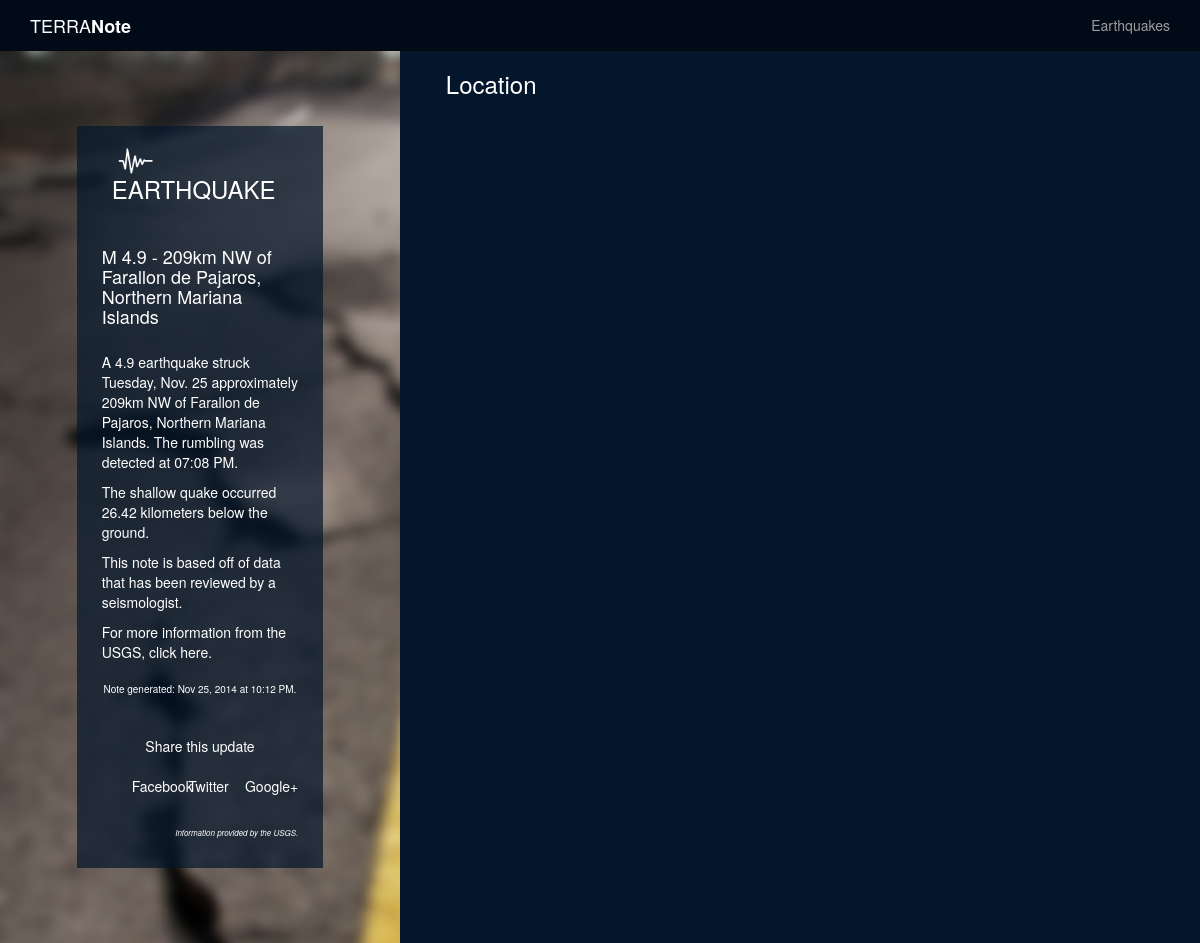
The app's page /note_example, older data.
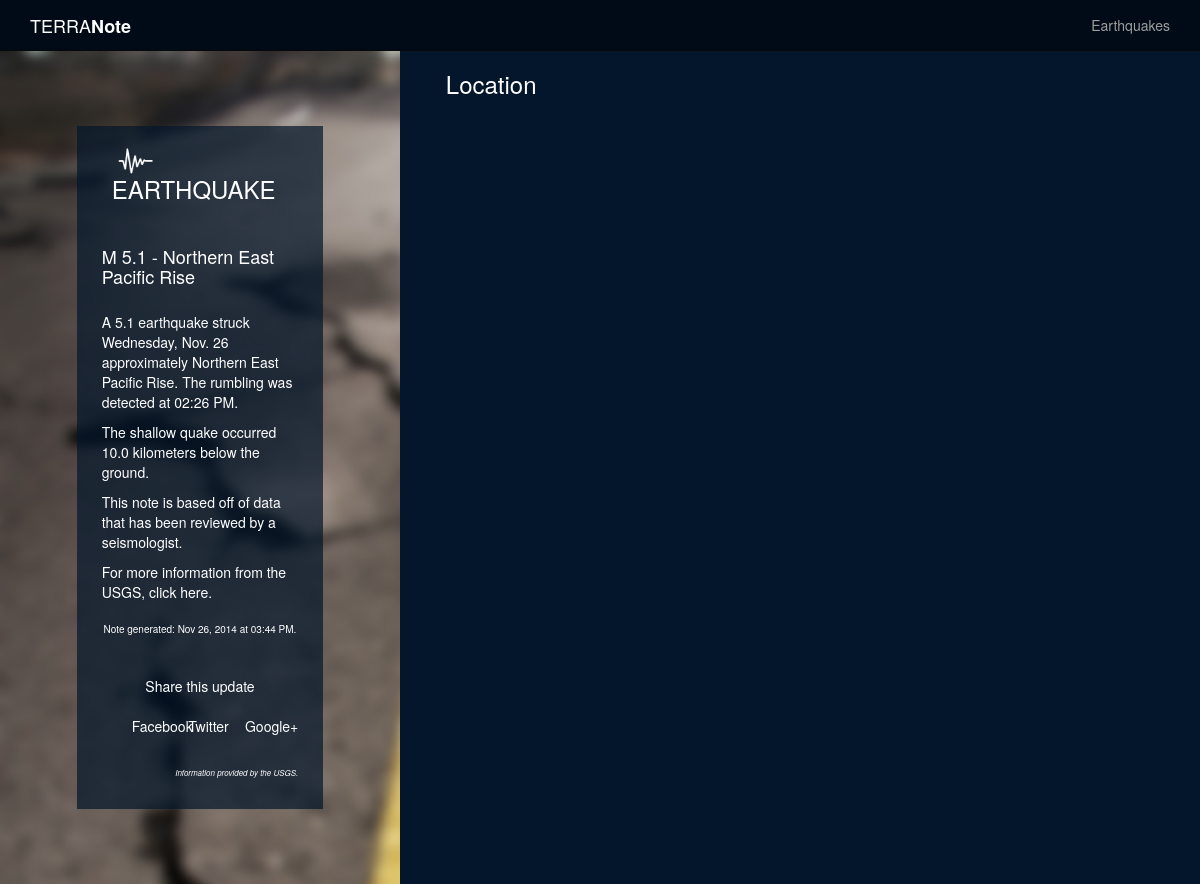
The same page, newer data.
### model.py (models this page shows)
class Quake(Base):
    __tablename__ = "quakes"
    quake_id = Column(String(50), primary_key = True)
    quake_title = Column(String, nullable = False)
    quake_type = Column(String(25), nullable = False)
    magnitude = Column(Float, nullable = False)
    place = Column(String, nullable = False)
    latitude = Column(Float, nullable = False)
    longitude = Column(Float, nullable = False)
    depth = Column(Float, nullable = False)
    quake_datetime = Column(DateTime, nullable = False)
    url = Column(String, nullable = False)
    seismictype = Column(String, nullable = False)
    status = Column(String, nullable = False)
    felt = Column(Integer, nullable = True)
    tsunami = Column(Integer, nullable = True)
    recordtime = Column(DateTime, nullable = False)

### note.py (the view)
@app.route("/note_example")
def note():
	quake = db_session.query(Quake).order_by(Quake.quake_datetime.desc()).first()
	return render_template("quake.html", quake=quake)

### templates/quake.html (shortened to what this page needs)
{% extends 'base.html' %}
{% block body %}
<div class="notepage">
	<div class="col-sm-4" id="quake-background">
		<div class="col-sm-2"></div>
			<div class="col-sm-8"  id="note-background">
				<div class="note">
					{% if quake.seismictype == 'earthquake' %}
						<div class="row">
							<div class="header">
								<img class="icon" src="/static/images/quake-icon.png"/>
								<h3 class="type">EARTHQUAKE</h3>
							</div>
						</div>
						<div class="headline">
							<h4>{{ quake.quake_title }}</h4>
						</div>
						<div class="summary">
							<p>A {{ quake.magnitude }} earthquake struck {{ quake.quake_datetime.strftime('%A') }}, {{ quake.quake_datetime.strftime('%b. %d') }} approximately {{ quake.place }}. The rumbling was detected at {{ quake.quake_datetime.strftime('%I:%M %p') }}.
								{% if quake.depth <= 70 %}
									<p>The shallow quake occurred {{ quake.depth }} kilometers below the ground.</p>
									{% elif quake.depth > 300 %}
									<p>The deep quake occurred {{ quake.depth }} kilometers below the earth's surface.</p>
									{% else %}
									<p>The quake happened {{ quake.depth }} kilometers below the ground.</p>
								{% endif %}
							<div class="review_status">
								{% if quake.status == 'automatic' %}
								<p>This note is based off of computer-generated data and has not yet been reviewed by a seismologist.</p>
								{% else %}
								<p>This note is based off of data that has been reviewed by a seismologist.</p>
								{% endif %}
								<p>For more information from the USGS, click <a href="{{ quake.url }}">here.</a></p>
							</div>
						</div>
						{% endif %}
					<div class="post-time">
						Note generated: {{ quake.recordtime.strftime('%b %d, %Y at %I:%M %p') }}.
					</div>
					<div class="share">
						<div class="row" id="share">
						Share this update
						</div>
						<div class="row">
							<div class="col-sm-1"></div>
							<div class="col-sm-3">Facebook</div>
							<div class="col-sm-3">Twitter</div>
							<div class="col-sm-3">Google+</div>
							<div class="col-sm-2"></div>
						</div>
					</div>
					<div class="attribution">
						<em>Information provided by the USGS.</em>
					</div>
				</div>
			</div>
		<div class="col-sm-2"></div>
	</div>
	<div class="col-sm-4">
		<div class="col-sm-1"></div>
			<div class="col-sm-10">
				<div class="row">
					<h3>Location</h3>
				</div>
				<div class="row">
					<div id="map_canvas"></div>
				</div>
			</div>
		<div class="col-sm-1"></div>
	</div>
	<div class="col-sm-4">
		<div class="col-sm-2"></div>
			<div class="col-sm-8">
		<div class="col-sm-2"></div>
	</div>
</div>
{% endblock %}

### templates/base.html (shortened to what this page needs)
<html>
    <head>
        <link href="/static/bootstrap/css/bootstrap.min.css" rel="stylesheet">
        <link href="/static/note.css" rel="stylesheet">
        <div class="navbar navbar-inverse navbar-static-top">
            <div class="container">
                <div class="navbar-header">
                    <img src=""><a class="navbar-brand" href="/">TERRA<strong>Note</strong></a>
                </div>
                <div class="navbar-collapse collapse">
                    <ul class="nav navbar-nav navbar-right">
                            <li> <a href="/quakes">Earthquakes</a></li>
                    </ul>
                </div>
            </div>
        </div>
    </head>
    <body>
        {% block body %}
        {% endblock %}
    </body>
</html>

### static/note.css (style rules this page uses)
body { background-color: #04162b; color: #FFFFFF }
.navbar { margin-bottom: 0px; }
.navbar-inverse { background-color: #000b17; }
.navbar-inverse .navbar-brand { color: #FFFFFF; }
.note { padding-left: 10px; padding-right: 10px; padding-bottom: 20px; color: #FFFFFF; }
.header { margin-bottom: 25px; }
img.icon { height: 30px; padding-right: 30px; padding-left: 30px; float: left; }
.type { margin-left: 25px; padding-top: 5px; }
.headline { margin-top: 20px; margin-bottom: 25px; }
.post-time { text-align: center; padding-top: 10px; padding-bottom: 10px; font-size: 10px; }
.share { padding-top: 10px; padding-bottom: 10px; text-align: center; }
.attribution { text-align: right; padding-top: 20px; padding-bottom: 10px; font-size: 8px; }
#map_canvas { height: 400px; width: 100%; }
#quake-background { background-image: url("/static/images/quake-blur-sfw.jpg"); }
#note-background { margin-top: 75px; margin-bottom: 75px; background: rgba(4, 22, 43, 0.7); }
#share { padding-top: 20px; padding-bottom: 20px; text-align: center; }
a { color:inherit; text-decoration: none; }

Row changes from the older to the newer data that the page shows:
no longer on this page (row edited): Quake: quake_title "M 4.9 - 209km NW of Farallon de Pajaros, Northern Mariana Islands", magnitude "4.9", quake_datetime "Tuesday", quake_datetime "Nov. 25", place "209km NW of Farallon de Pajaros, Northern Mariana Islands", quake_datetime "07:08 PM", depth "26.42", recordtime "Nov 25, 2014 at 10:12 PM"
added Quake: quake_title "M 5.1 - Northern East Pacific Rise", magnitude "5.1", quake_datetime "Wednesday", quake_datetime "Nov. 26", place "Northern East Pacific Rise", quake_datetime "02:26 PM", depth "10.0", recordtime "Nov 26, 2014 at 03:44 PM"
